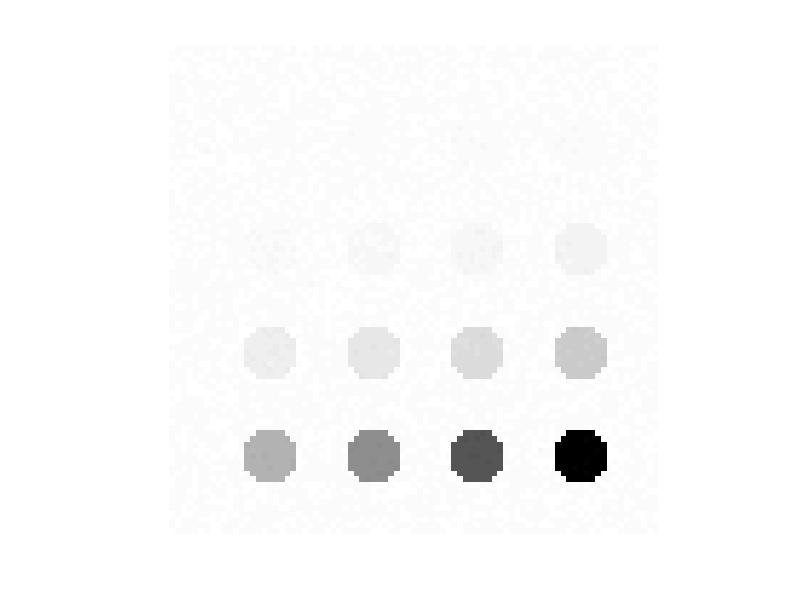

Write the MATLAB code that produced this figure. (Note: this script raises an error after producing the figure.)
% This is /lemsvxl/contrib/firat/matlab/levelset/bubble2.m.

% \file
% \author Firat Kalaycilar (firat_kalaycilar@brown.edu)
% \date Jul 21, 2011

function bubble2
addpath ../third_order_edge_detector

if 0
I = 100*ones(50,50);

[nrows,ncols] = size(I);
I = circle(I, nrows, ncols, 25, 25, 10, 50);

I = I + 2*randn(nrows,ncols);

elseif 1
	I = 100*ones(85,85);

	[nrows,ncols] = size(I);
	k = 1;
	N = 4;
	M = 4;
	a = 1.5;
	for i = 1:N
		for j = 1:M		
			I = circle(I, nrows, ncols, 18*j, 18*i, 5, 100 - k);
			%I = circle(I, nrows, ncols, 18*j, 18*i, 5, 50);
			k = a*k;
		end
	end
	%imagesc(I);colormap gray; axis image; pause
	I = I + 2*randn(nrows,ncols);
	
else
	I = imread('/home/firat/Desktop/elbow1/40.png');
	[nrows,ncols] = size(I);
end

if 1
	fid = figure;
	imagesc(I);colormap gray; axis image; axis off;

	hold on;  
	  
	[x{1},y{1},b] = ginput(1);
	plot(x{1},y{1},'rd');    
	[x{2},y{2},b] = ginput(1);        
	plot([x{1} x{2}], [y{1} y{2}], 'rd-')
	t = 3;
	while b == 1
		[x{t},y{t},b] = ginput(1);
		plot([x{t-1} x{t}], [y{t-1} y{t}], 'rd-');
		t = t + 1;    
	end  
	plot([x{t-1} x{1}], [y{t-1} y{1}], 'rd-');  
	hold off;  
	pause(.1)  
	bw = poly2mask(cell2mat(x), cell2mat(y), size(I,1), size(I,2));
	se = strel('disk',1);
	bw2 = imerode(bw, se);
	bw3 = bw - bw2;
	phi = sbwdist(bw, bw3);
elseif 0

	A = zeros(nrows,ncols);
	for i = 1:20
		A = circle(A, nrows, ncols, unidrnd(nrows-6)+3, unidrnd(ncols-6)+3, 1.5, 1); 
	end
	se = strel('disk',1);
	bw2 = imerode(A, se);
	bw3 = A - bw2;
	phi = -sbwdist(A, bw3);
	%imagesc(A); pause
else
	fid = figure;
	imagesc(I);colormap gray; axis image; axis off;

	hold on;  
	  
	[x{1},y{1},b] = ginput(1);
	plot(x{1},y{1},'rd');    
	[x{2},y{2},b] = ginput(1);        
	plot([x{1} x{2}], [y{1} y{2}], 'r.')
	t = 3;
	while b == 1
		[x{t},y{t},b] = ginput(1);
		plot([x{t-1} x{t}], [y{t-1} y{t}], 'r.');
		t = t + 1;    
	end  
	plot([x{t-1} x{1}], [y{t-1} y{1}], 'r.');  
	hold off;  
	pause(.1)  
	A = zeros(nrows,ncols);
	for i = 1:length(x)
		A = circle(A, nrows, ncols, x{i}, y{i}, 3, 1); 
	end
	se = strel('disk',1);
	bw2 = imerode(A, se);
	bw3 = A - bw2;
	phi = -sbwdist(A, bw3);
end

[edg, edgemap] = third_order_edge_detector_wrapper(I, 1, 1.5, 1);
S = subpixelDT_naive(edg(:,1:2), nrows, ncols);
%S(S > 3) = 3;
S = S/3;

%imagesc(S);colormap gray; pause


Sx = (circshift(S, [0 -1]) - circshift(S, [0 1]))/2;
Sy = (circshift(S, [-1 0]) - circshift(S, [1 0]))/2;
Sx = make_border_and_nans_zero(Sx);
Sy = make_border_and_nans_zero(Sy);
	
beta0 = .1;
beta1 = 0;-.1;
alpha = .8;
delta_t = 1;
num_iter = 500;
close all
figure;
imagesc(I); colormap gray; axis image; axis off;  
axis image  
hold on;
[C, H] = contour(phi, [0,0], 'LineWidth', 1, 'Color', [1 0 0]);
%pause
hold off;
for i = 1:num_iter
	if ~mod(i,10)  
		phi = reinitlevelset(C, phi, nrows, ncols);	
	end	
		
	imagesc(I); colormap gray; axis image; axis off;  
	axis image  
	hold on;
	[C, H] = contour(phi, [0,0], 'LineWidth', 1, 'Color', [1 0 0]);
	hold off;	
	title(['iter:' num2str(i)])
	phi = levelset2d_drg(phi, S, Sx, Sy, beta0, beta1, alpha, delta_t, 1);
	
	pause(.1)
end

end

function I = circle(I, M, N, x, y, r, V)
	if r > 0
		for i = 1:M
			for j = 1:N
				if (i-y)^2+(j-x)^2 < r^2
					I(i,j) = V;
				end
			end
		end
	end
end
